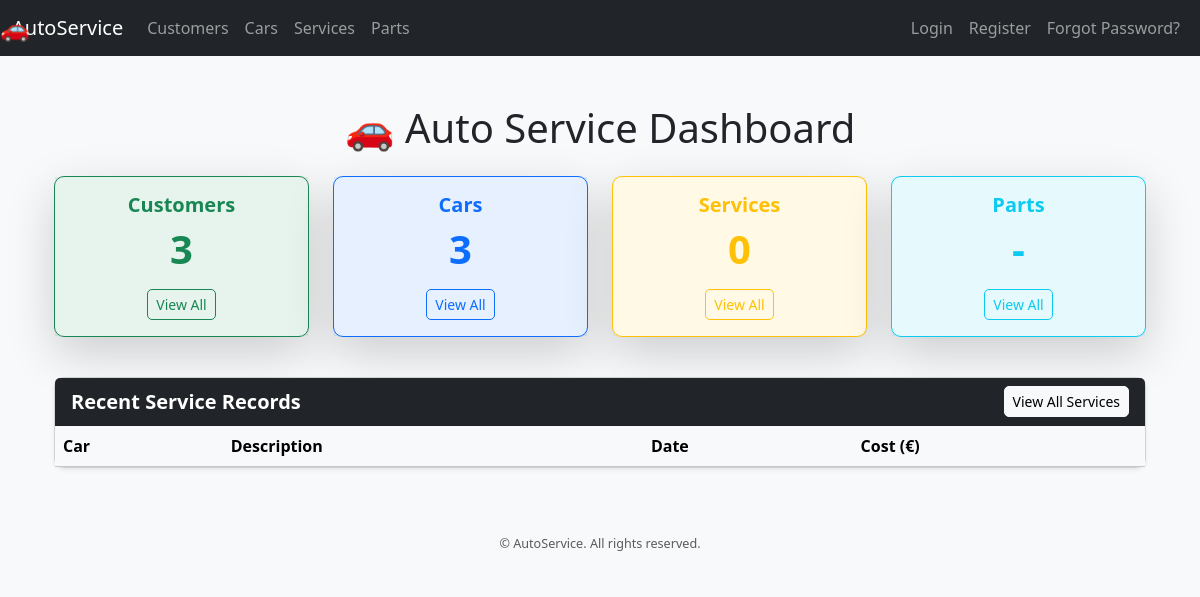
Before: /finalapp/ with the older database file.
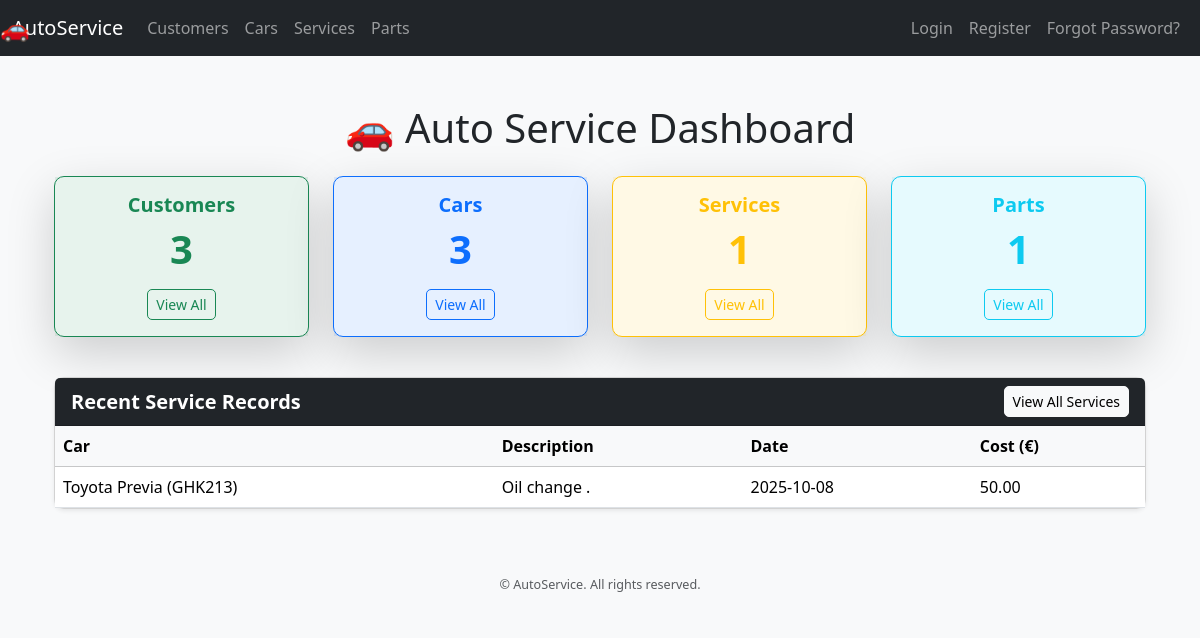
After: the same page with the newer database file.
### finalapp/models.py (models this page shows, shortened)
class ServiceRecord(models.Model):
    car = models.ForeignKey("Car", on_delete=models.CASCADE, related_name="service_records")
    SERVICE_TYPE_CHOICES = [
        ("maintenance", "Maintenance"),
        ("repair", "Repair"),
        ("inspection", "Inspection"),
        ("other", "Other"),
    ]
    service_type = models.CharField(max_length=20, choices=SERVICE_TYPE_CHOICES)
    description = models.TextField(help_text="Detailed description of work performed")
    mileage_at_service = models.PositiveIntegerField(blank=True, null=True)
    service_date = models.DateField()
    cost = models.DecimalField(max_digits=10, decimal_places=2, blank=True, null=True)
    mechanic = models.ForeignKey(
        "auth.User",
        on_delete=models.SET_NULL,
        null=True,
        blank=True,
        related_name="services_performed"
    )
    created_at = models.DateTimeField(auto_now_add=True)

class Car(models.Model):
    owner = models.ForeignKey("Customer", on_delete=models.CASCADE, related_name="cars")
    model = models.ForeignKey(CarModel, on_delete=models.PROTECT, related_name="cars")
    year = models.PositiveIntegerField()
    vin = models.CharField(max_length=17, unique=True, help_text="Vehicle Identification Number")
    license_plate = models.CharField(max_length=15, unique=True)
    color = models.CharField(max_length=30, blank=True, null=True)
    mileage = models.PositiveIntegerField(blank=True, null=True)
    created_at = models.DateTimeField(auto_now_add=True)
    updated_at = models.DateTimeField(auto_now=True)
    picture = models.ImageField(upload_to="car_pictures/", blank=True, null=True)
    def __str__(self):
        return f"{self.model} ({self.license_plate})"

class CarModel(models.Model):
    make = models.ForeignKey(CarMake, on_delete=models.CASCADE, related_name="models")
    name = models.CharField(max_length=100)
    class Meta:
        unique_together = ("make", "name")
    def __str__(self):
        return f"{self.make.name} {self.name}"

class CarMake(models.Model):
    name = models.CharField(max_length=50, unique=True)

### finalapp/views.py (the view)
# urls.py: path("", views.index, name="index"),
def index(request):
    recent_services = (
        ServiceRecord.objects.select_related("car")
        .order_by("-service_date")[:5]
    )
    context = {
        "customer_count": Customer.objects.count(),
        "car_count": Car.objects.count(),
        "service_count": ServiceRecord.objects.count(),
        "part_count": Part.objects.count(),
        "recent_services": recent_services,
    }
    return render(request, "index.html", context)

### finalapp/templates/index.html (shortened to what this page needs)
{% extends "base.html" %}
{% load static %}
{% block content %}
<div class="container mt-5">
  <h1 class="text-center mb-4">🚗 Auto Service Dashboard</h1>
  <div class="row text-center mb-4">
    <div class="col-md-3 mb-3">
      <div class="card shadow-lg border-success h-100">
        <div class="card-body bg-success bg-opacity-10">
          <h5 class="card-title text-success fw-bold">Customers</h5>
          <p class="display-6 fw-bold text-success">{{ customer_count }}</p>
          <a href="{% url 'customer_list' %}" class="btn btn-outline-success btn-sm">View All</a>
        </div>
      </div>
    </div>
    <div class="col-md-3 mb-3">
      <div class="card shadow-lg border-primary h-100">
        <div class="card-body bg-primary bg-opacity-10">
          <h5 class="card-title text-primary fw-bold">Cars</h5>
          <p class="display-6 fw-bold text-primary">{{ car_count }}</p>
          <a href="{% url 'car_list' %}" class="btn btn-outline-primary btn-sm">View All</a>
        </div>
      </div>
    </div>
    <div class="col-md-3 mb-3">
      <div class="card shadow-lg border-warning h-100">
        <div class="card-body bg-warning bg-opacity-10">
          <h5 class="card-title text-warning fw-bold">Services</h5>
          <p class="display-6 fw-bold text-warning">{{ service_count }}</p>
          <a href="{% url 'service_list' %}" class="btn btn-outline-warning btn-sm">View All</a>
        </div>
      </div>
    </div>
    <div class="col-md-3 mb-3">
      <div class="card shadow-lg border-info h-100">
        <div class="card-body bg-info bg-opacity-10">
          <h5 class="card-title text-info fw-bold">Parts</h5>
          <p class="display-6 fw-bold text-info">{{ part_count|default:"-" }}</p>
          <a href="{% url 'part_list' %}" class="btn btn-outline-info btn-sm">View All</a>
        </div>
      </div>
    </div>
  </div>
  <div class="card shadow-sm mb-5">
    <div class="card-header bg-dark text-white d-flex justify-content-between align-items-center">
      <h5 class="mb-0">Recent Service Records</h5>
      <a href="{% url 'service_list' %}" class="btn btn-sm btn-light">View All Services</a>
    </div>
    <div class="card-body p-0">
      <table class="table table-hover mb-0 align-middle">
        <thead class="table-light">
          <tr>
            <th>Car</th>
            <th>Description</th>
            <th>Date</th>
            <th>Cost (€)</th>
          </tr>
        </thead>
        <tbody>
          {% for service in recent_services %}
          <tr>
            <td>{{ service.car }}</td>
            <td>{{ service.description }}</td>
            <td>{{ service.service_date|date:"Y-m-d" }}</td>
            <td>{{ service.cost }}</td>
          </tr>
          {% endfor %}
        </tbody>
      </table>
    </div>
  </div>
</div>
{% endblock %}

Changed rows visible on the page:
added ServiceRecord: car "Toyota Previa (GHK213)", description "Oil change .", service_date "2025-10-08", cost "50.00"
Other visible differences:
{{ service_count }}: "0" → "1"
{{ part_count|default:"-" }}: "-" → "1"
